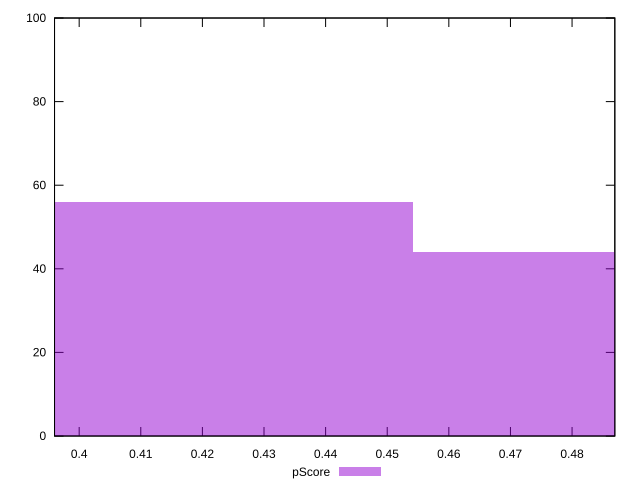

Write gnuplot code to recreate this figure.
reset

$pScore <<EOF
0.4844330206379941 44
0.42387889305824483 56
EOF

set key outside below
set boxwidth 0.06055412757974926
set xrange [0.396:0.4869411764705882]
set yrange [0:100]
set trange [0:100]
set style fill transparent solid 0.5 noborder
set terminal svg size 640, 490 enhanced background rgb 'white'
set output "reports/report_00032_2021-02-25T10-28-15.087Z/render-blocking-resources/samples/astro/pScore/histogram.svg"

plot $pScore title "pScore" with boxes

reset
